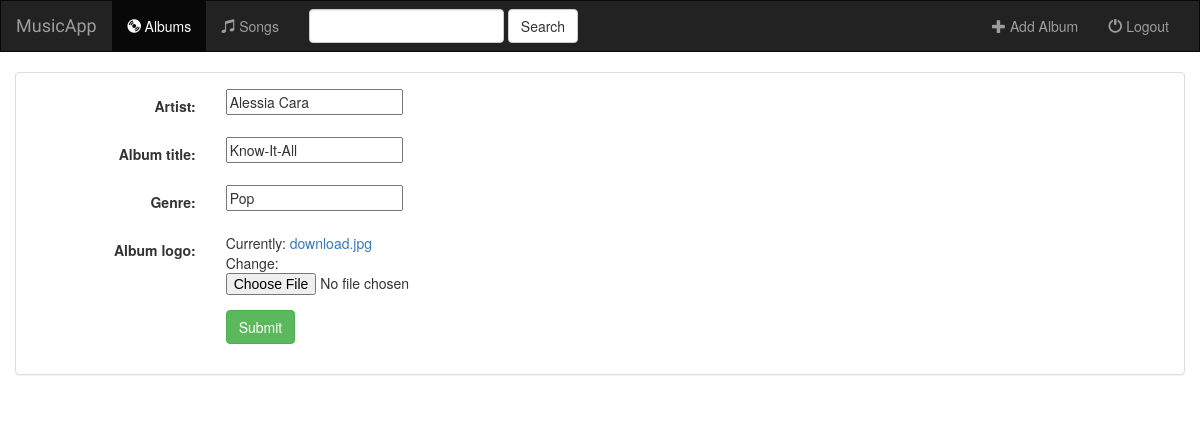
The page /web0/album/5/ on the database its author committed.
### web0/models.py (models this page shows, shortened)
class Album(models.Model):
	artist = models.CharField(max_length = 255)
	album_title = models.CharField(max_length = 255)
	genre = models.CharField(max_length = 255)
	album_logo = models.FileField()

### web0/views.py (the view)
# urls.py: url(r'album/(?P<album_id>[0-9]+)/$', views.AlbumUpdate.as_view(), name='album-update'),
class  AlbumUpdate(UpdateView):
	model = Album
	fields = ['artist', 'album_title', 'genre', 'album_logo']
	pk_url_kwarg = "album_id"

### web0/templates/web0/album_form.html (shortened to what this page needs)
{%extends 'web0/base.html' %}
{% block body %}
	<div class="container-fluid">
		<div class="panel panel-default">
			<div class="panel-body">
				<form class="form-horizontal" action="" method="post" enctype="multipart/form-data">
					{%include 'web0/form-template.html'%}
					<div class="form-group">
						<div class="col-sm-offset-2 col-sm-10">
							<button type="submit" class="btn btn-success">Submit</button>
						</div>
					</div>
				</form>
			</div>
		</div>
	</div>
{% endblock %}

### web0/templates/web0/form-template.html (shortened to what this page needs)
{%for field in form%}
	<div class="form-group">
		<div class="col-sm-offset-2 col-sm-10">
		</div>
		<label class="control-label col-sm-2">{{field.label_tag}}</label>
		<div class="col-sm-10">{{field}}</div>
	</div>
{%endfor%}

### web0/static/web0/style.css (style rules this page uses)
body { background: white url("images/background.jpg") }

### rows shown on the page
Album: form "Alessia Cara" "Know-It-All" "Pop"

### other values the page prints
{{ field.label_tag }} "Artist:" "Album title:" "Genre:" "Album logo:"
